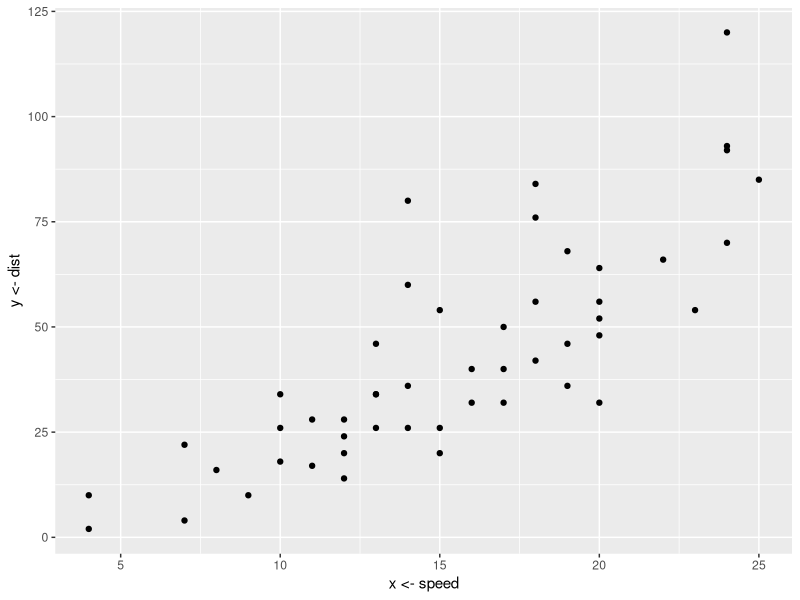
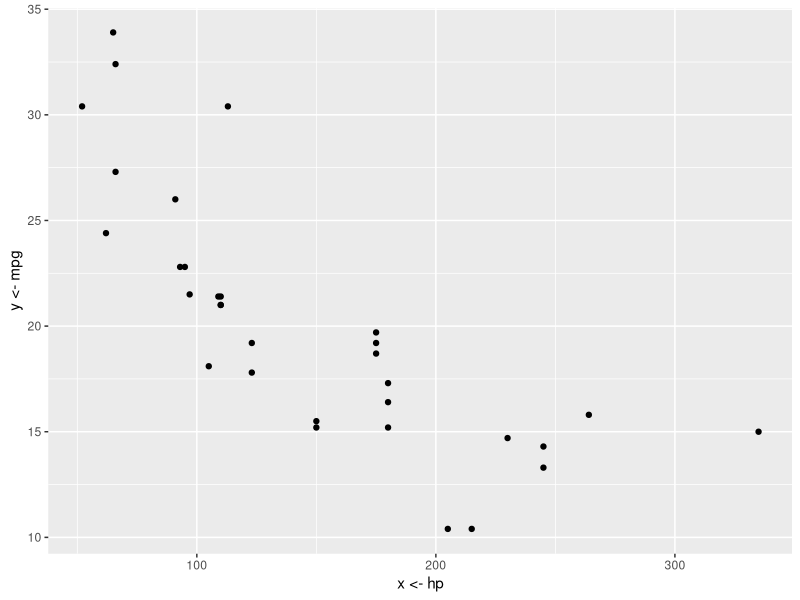

Here is the R script that generated these plots, in order:
#### Aula 9 notebook

library(ggplot2)
View(cars)

ggplot(cars, aes(x <- speed, y <- dist)) + geom_point()

cor.test(cars$speed, cars$dist)
#	Pearson's product-moment correlation

# data:  cars$speed and cars$dist
# t = 9.464, df = 48, p-value = 1.49e-12
# alternative hypothesis: true correlation is not equal to 0
# 95 percent confidence interval:
# 0.6816422 0.8862036
# sample estimates:
#      cor 
# 0.8068949 

View(mtcars)
p1 <- ggplot(mtcars, aes(x<- hp, y <- mpg)) + geom_point()
p1

cor.test(mtcars$hp, mtcars$mpg)

#	Pearson's product-moment correlation

# data:  mtcars$hp and mtcars$mpg
# t = -6.7424, df = 30, p-value = 1.788e-07
# alternative hypothesis: true correlation is not equal to 0
# 95 percent confidence interval:
#  -0.8852686 -0.5860994
# sample estimates:
#       cor 
# -0.7761684 
